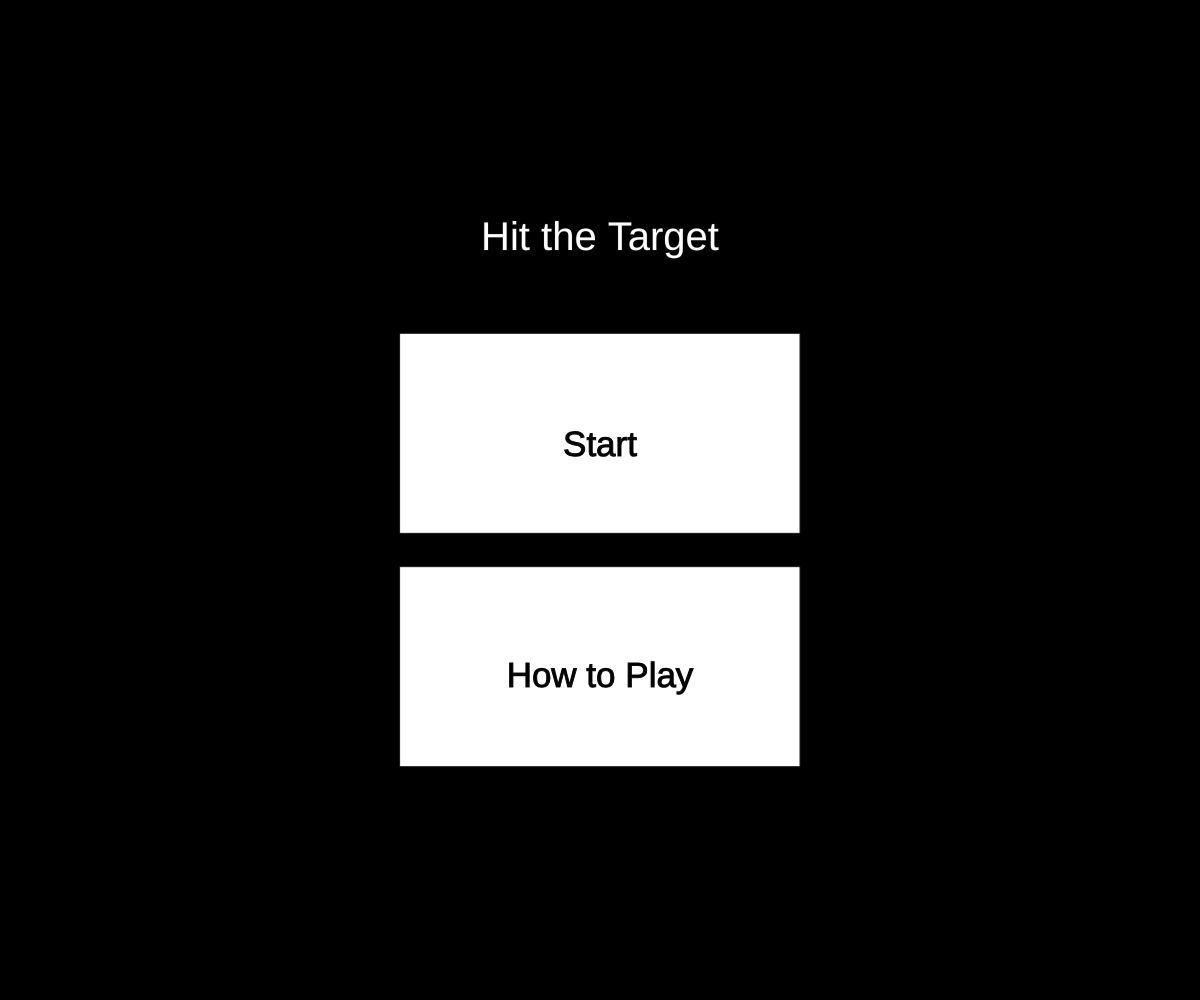
Frame 1 (no input)
Frame 60 (no input): identical to frame 1, image omitted
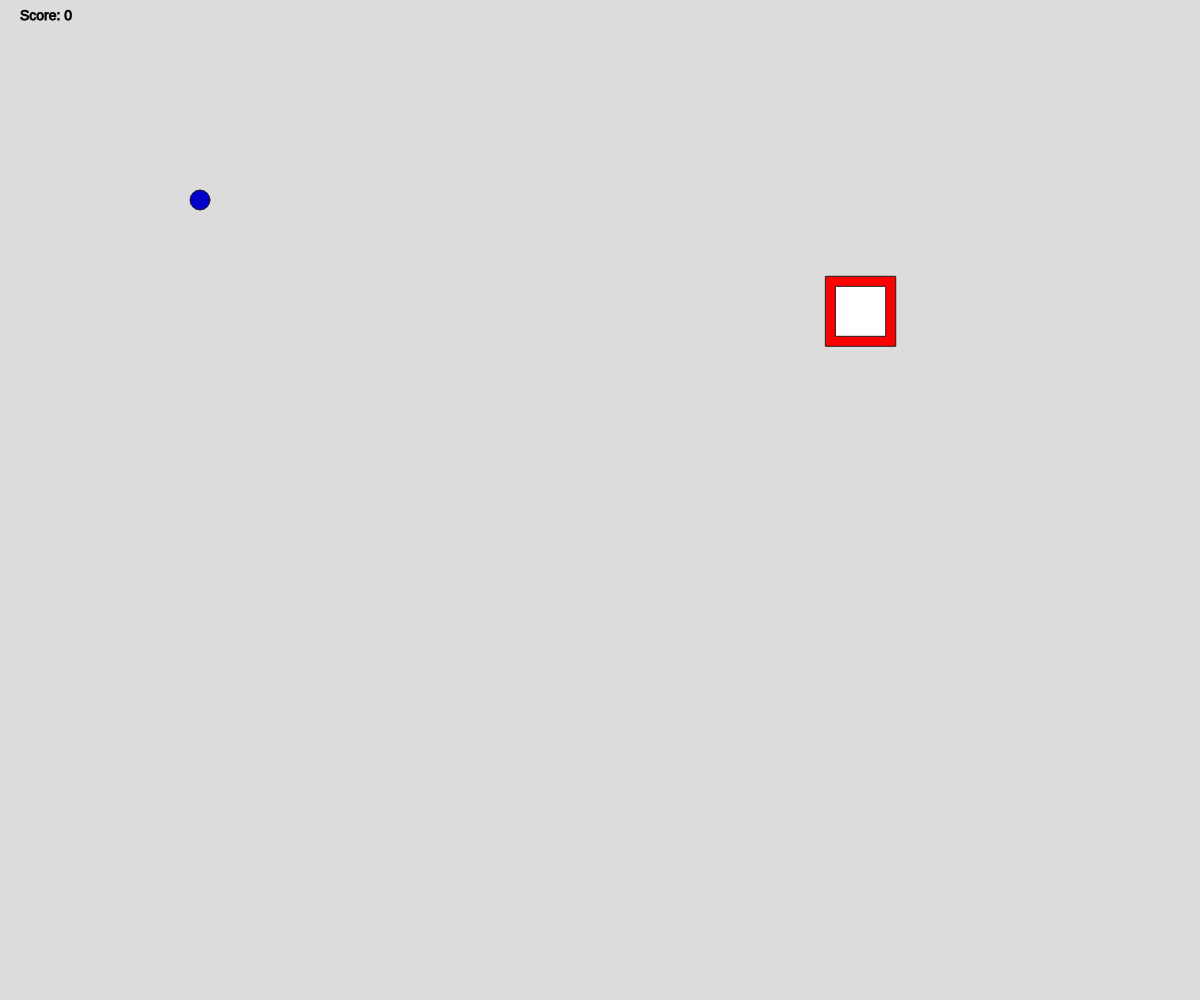
Frame 120 (the mouse pressed at the canvas centre since frame 60)

The p5.js sketch that drew these frames (run headless with seeded random() and noise() and a simulated clock; from frame 60 on, the mouse is pressed at the canvas centre):

// p5.js sketch
// ── sketch.js
// Hit the Target - Interactive Scene
// Brayden Griffith
// 25/03/24
//
// Extra for Experts:
// - Used the "writer" method to create a .txt file with instructions on how to play the game. Lots of math too if that counts.


//States all global variables used
let gameState = 1;
let score = 0;
let x = 200;
let y = 200;
let dx = 0;
let dy = 0;
let ax;
let ay;
let radius = 20;
let oldX;
let newX;
let oldY;
let newY;
let targetX;
let targetY;
let dropStateOne = false;
let moveState = false;
let holeX;
let holeY;
let showOrigin = false;
let writer;

function setup() {
  //Creates canvas to occupy the widest possible screen
  createCanvas(windowWidth, windowHeight);
  //Code telling where the target will "spawn" (without an array, same object)
  holeX = random(radius + 30, width - radius - 30);
  holeY = random(radius + 30, height - radius - 30);
  //Tells the target not to spawn on the ball
  if (holeY <= y + radius + 50 && holeY >= y - radius - 50) {
    holeY = holeY + 50;
  }
  //Looks better
  stroke(30);
}

function draw() {
  //Gamestates: 1 = menu, 2 = game, 3 = game over screen, 4 = win screen
  if (gameState === 1) {
    background(0);
    title();
    startButton();
    hTPButton();
  } else if (gameState === 2) {
    background(220);
    drawTarget();
    drawCircle();
    sling();
    drop();
    wallCheck();
    drawScore();
  } else if (gameState === 3) {
    //Displays game over screen using two lines of text
    background(0);
    fill("white");
    textAlign(CENTER);
    textSize(14);
    text("You Lost! Please try again.", width / 2, height / 2);
    text(scoreText, width / 2, height / 2 + 20);
  } else if (gameState === 4) {
    //Super secret win screen if you have time on your hands. One line of code plus the variable scoreText, which displays how high you scored and
    background(0);
    fill("white");
    textAlign(CENTER);
    textSize(40);
    text("Okay! Stop it! You win...", width / 2, height / 2);
    text(scoreText, width / 2, height / 2 + 20);
  }
}
//Uses "for" loop to accumulate acceleration in the form of dx and dy, adding through x throughout 100 iterations. There is slightly less value throughout every iteration of d = a*i*0.0015. I originaly wanted to make a physics engine but it was a hard concept to grasp in the duration of this project. I think I could've done it if I somehow used millis() instead of i for the for loop.
function accelerate() {
  for (let i = 10; i >= 0; i -= 0.1) {
    dx = ax * i * 0.0015;
    x = dx + x;
    dy = ay * i * 0.0015;
    y = dy + y;
  }
//resets variables previously used to determine the value of ax and ay.
  newX = 0;
  newY = 0;
//go to target function for info
  target();
}
function sling() {
//checks if the mouse is pressed over the ball
  if (
    mouseIsPressed &&
    moveState === false &&
    mouseX < x + radius &&
    mouseX > x - radius &&
    mouseY < y + radius &&
    mouseY > y - radius
  ) {
//If it is, then it records the starting location of the ball using two variables. These variables are used to calculate "a"
    oldX = mouseX;
    oldY = mouseY;
//draws a circle because the if condition skips a frame when the player clicks the ball
    drawCircle();
//allows processing the next condition
    moveState = true;
  } else if (
    mouseIsPressed === true &&
    mouseX < x + radius * 1.2 &&
    mouseX > x - radius * 1.2 &&
    mouseY < y + radius * 1.2 &&
    mouseY > y - radius * 1.2 &&
    moveState === true
  ) {
//makes the ball follow the mouse while the player holds the mouse on the circle.
    x = mouseX;
    y = mouseY;
//The other variables used to calculate "a"
    newX = mouseX;
    newY = mouseY;
//Makes sure the next function (drop) doesn't bug out the game by making sure the ball is clicked by the mouse before the player lets go. Essentially does the job of the mouseReleased method but with easier to understand syntax.
    dropStateOne = true;
    //checks if ball ever goes over the target while in sling().
    target()
  //If it does, the game over screen happens.
      
  //See keyPressed() (not in the if statement, just while the player is holding the ball)
    keyPressed();
  }
}

function drop() {
  //If the mouse is released
  if (!mouseIsPressed && dropStateOne === true) {
    //Calculates "a"
    ax = newX - oldX;
    ay = newY - oldY;
    //Calls accelerate() to assess the new value of x
    accelerate();
    //Resets variables used to determine the state of the ball.
    dropStateOne = false;
    moveState = false;
  }
}

function drawCircle() {
  //draws the ball
  fill(0, 0, 200);
  circle(x, y, radius);
}

function wallCheck() {
//Checks if the ball passed the width or height of the window, or if its x and y positions have fell below zero after the drop() function. If so, loop to the other side + the distance of the ball outside of the window. (Note that you cannot hit the target by looping to the opposite side of the window, at least on your first shot. If you fall inside the target area, then you have to take another shot to increase your score).
  if (x > width) {
    x = x - width + radius;
  }
  if (x < 0) {
    x = width + x - radius;
  }
  if (y > height) {
    y = y - height + radius;
  }
  if (y < 0) {
    y = height + y - radius;
  }
}

function keyPressed() {
  //Checks if the up and down arrows are being pressed in the sling() state.
  if (keyCode === UP_ARROW && showOrigin === false) {
    //This exists because otherwise the origin indicators would permanently show when the player presses the up arrow.
    showOrigin = true;
  }
  if (keyCode === UP_ARROW && showOrigin === true){
    // if the player presses the up arrow, the origin indicators show where the ball was originally picked up using oldX and oldY
    fill(0, 0, 0);
    circle(oldX, oldY, radius / 10);
    circle(x, y, radius / 15);
    line(oldX, oldY, x, y);
  }
  if (keyCode === DOWN_ARROW) {
    //toggles origin indicators off.
    showOrigin = false;
  }
}
//
function target() {
  if (
    x >= holeX - score - 10 &&
    x <= holeX + radius + score + 50 &&
    y >= holeY - score - 10 &&
    y <= holeY + radius + score + 50
  ) {
    if (
      x >= holeX &&
      x <= holeX + radius + 30 - score &&
      y >= holeY &&
      y <= holeY + radius + 30 - score
    ) {
      holeX = random(radius + 30, width - radius - 30);
      holeY = random(radius + 30, height - radius - 50);
      if (holeY <= y + radius + 50 && holeY >= y - radius - 50) {
        holeY = holeY + 50;
        if (holeY >= width - radius - 50) {
          holeY = holeY - 300;
        }
      }
      score = score + 0.5;
    } else {
      gameState = 3;
      //console.log("skill issue");
    }
  }
}
function drawTarget() {
  fill("red");
  square(holeX - score - 10, holeY - score - 10, radius + score + 50);
  fill("white");
  square(holeX, holeY, radius + 30 - score);

  if (score === 45) {
    gameState = 4;
  }
}
function drawScore() {
  fill("black");
  textSize(14);
  scoreText = "Score: " + score * 2;
  textAlign(LEFT);
  text(scoreText, 20, 20);
}

function title() {
  fill("white");
  textAlign(CENTER);
  textSize(40);
  text("Hit the Target", width / 2, height / 2 - height / 4);
}

function startButton() {
  if (
    mouseX <= (width / 3) * 2 &&
    mouseX >= width / 3 &&
    mouseY <= height / 3 + height / 5 &&
    mouseY >= height / 3
  ) {
    fill("lightgrey");
    rect(width / 3, height / 3, width / 3, height / 5);
    fill("black");
    textSize(35);
    textAlign(CENTER);
    text("Start!", width / 2, height / 3 + height / 5 - height / 13);
    if (mouseIsPressed) {
      gameState = 2;
    }
  } else {
    fill("white");
    rect(width / 3, height / 3, width / 3, height / 5);
    fill("black");
    textSize(35);
    textAlign(CENTER);
    text("Start", width / 2, height / 3 + height / 5 - height / 13);
  }
}

function hTPButton() {
  if (
    mouseX <= (width / 3) * 2 &&
    mouseX >= width / 3 &&
    mouseY <= (height / 3) * 2 + height / 5 &&
    mouseY >= (height / 3) * 2 - height / 10
  ) {
    fill("lightgrey");
    rect(width / 3, (height / 3) * 2 - height / 10, width / 3, height / 5);
    fill("black");
    textSize(35);
    textAlign(CENTER);
    text("How 2 Play", width / 2, (height / 3) * 2 + height / 50);
  } else {
    fill("white");
    rect(width / 3, (height / 3) * 2 - height / 10, width / 3, height / 5);
    fill("black");
    textSize(35);
    textAlign(CENTER);
    text("How to Play", width / 2, (height / 3) * 2 + height / 50);
  }
}

function mousePressed() {
  if (
    gameState === 1 &&
    mouseX <= (width / 3) * 2 &&
    mouseX >= width / 3 &&
    mouseY <= (height / 3) * 2 + height / 5 &&
    mouseY >= (height / 3) * 2 - height / 10
  ) {
    writer = createWriter("instructions.txt");
    writer.write([
      "How to Play: \n \n Click and drag the ball. The ball will follow the cursor until you let go. \n The ball will travel farther the more you drag it. \n Make sure the ball doesn't touch the white boarder or you lose! \n \n Press UP and DOWN arrow keys while clicking the ball to toggle- \n view the ball's original position. \n \n Good luck!",
    ]);
    writer.close();
  }
}
